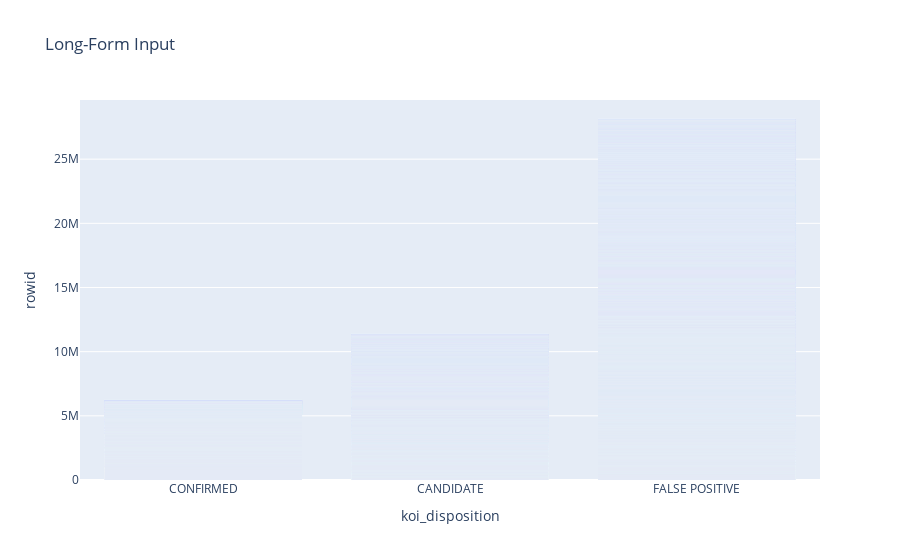

Write notebook code for a chart like this one.
### Code cell
import plotly.express as px


fig = px.bar(df, x="koi_disposition", y="rowid", title="Long-Form Input")
fig.show()

### Figure 1 — Plotly figure (JSON) as saved in the notebook; plotly's stock layout.template omitted (floating-point values rounded to 4 significant figures; data arrays with more than 128 entries replaced by an {"elided": "..."} marker saying what was removed)
{"data": [{"alignmentgroup": "True", "hovertemplate": "koi_disposition=%{x}<br>rowid=%{y}<extra></extra>", "legendgroup": "", "marker": {"color": "#636efa", "pattern": {"shape": ""}}, "name": "", "offsetgroup": "", "orientation": "v", "showlegend": false, "textposition": "auto", "type": "bar", "x": {"elided": "9564 str values"}, "xaxis": "x", "y": {"elided": "9564 int values"}, "yaxis": "y"}], "layout": {"barmode": "relative", "legend": {"tracegroupgap": 0}, "title": {"text": "Long-Form Input"}, "xaxis": {"anchor": "y", "domain": [0, 1], "title": {"text": "koi_disposition"}}, "yaxis": {"anchor": "x", "domain": [0, 1], "title": {"text": "rowid"}}}}
